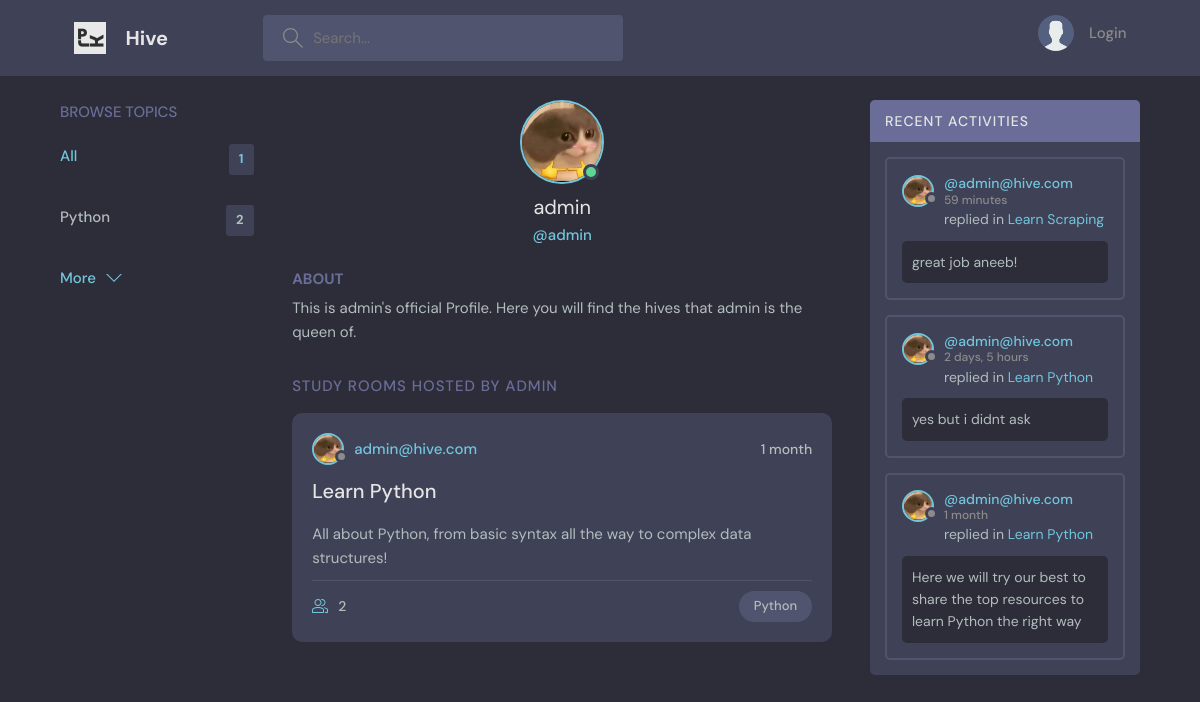
Page /user/1 on the committed database.
### home/models.py (models this page shows, shortened)
class Topic(models.Model):
  name = models.CharField(max_length=150)
  def __str__(self):
    return self.name

class User(AbstractUser):
  name = models.CharField(max_length=200, null=True)
  email = models.EmailField(unique=True, null=True)
  bio = models.TextField(null=True)
  avatar = models.ImageField(null=True, default='avatar.svg')
  USERNAME_FIELD = 'email'
  REQUIRED_FIELDS = []

class Hive(models.Model):
  creator = models.ForeignKey(User, on_delete=models.SET_NULL, null=True)
  topic = models.ForeignKey(Topic, on_delete=models.SET_NULL, null=True)
  buzz = models.CharField(max_length=150)
  details = models.TextField(null=True, blank=True)
  members = models.ManyToManyField(User, related_name='members', blank=True)
  updated = models.DateTimeField(auto_now=True) #auto timestamp
  created_at = models.DateTimeField(auto_now_add=True)
  class Meta:
    ordering = ['-updated', '-created_at']
  def __str__(self):
    return self.buzz

class Message(models.Model):
  user = models.ForeignKey(User, on_delete=models.CASCADE)
  hive = models.ForeignKey(Hive, on_delete=models.CASCADE) #delete all msgs with the room
  body = models.TextField()
  updated = models.DateTimeField(auto_now=True) #auto timestamp
  created_at = models.DateTimeField(auto_now_add=True)
  class Meta:
    ordering = ['-updated', '-created_at']

### home/views.py (the view)
# urls.py: path('user/<str:pk>', views.userProfile, name='user-profile'),
def userProfile(request, pk):
  user = User.objects.get(id=pk)
  hives = user.hive_set.all()
  topics = Topic.objects.filter(hive__in=hives).distinct()
  chats = user.message_set.all()
  context = {
    "user": user,
    "hives": hives,
    "topics": topics,
    "chats": chats,
  }
  return render(request, 'home/profile.html', context)

### home/templates/home/profile.html (shortened to what this page needs)
{% extends 'main.html' %}
{%block content%}
  <main class="profile-page layout layout--3">
    <div class="container">
      <div class="topics">
        {% include 'home/topic_comps.html' %}
      </div>
      <div class="roomList">
        <div class="profile">
          <div class="profile__avatar">
            <div class="avatar avatar--large active">
              <img src="{{user.avatar.url}}" />
            </div>
          </div>
          <div class="profile__info">
            <h3>{{user.username}}</h3>
            <p>@{{user.username}}</p>
          </div>
          <div class="profile__about">
            <h3>About</h3>
            <p>
              This is {{user.username}}'s official Profile. Here you will find the hives that {{user.username}} is the queen of.
            </p>
          </div>
        </div>
        <div class="roomList__header">
          <div>
            <h2>Study Rooms Hosted by {{user.username}}</a>
            </h2>
          </div>
        </div>
        {% include 'home/feed_comps.html' %}
      </div>
      <div class="activities">
        <div class="activities__header">
          <h2>Recent Activities</h2>
        </div>
        {% include 'home/activity_comps.html' %}
      </div>
    </div>
  </main>
  {% endblock content%}

### home/templates/home/topic_comps.html (shortened to what this page needs)
      <div class="topics">
        <div class="topics__header">
          <h2>Browse Topics</h2>
        </div>
        <ul class="topics__list">
          <li>
            <a href="{% url 'homepage' %}" class="active">All <span>{{topics.count}}</span></a>
          </li>
          {% for topic in topics %}
          <li>
            <a href="{% url 'homepage' %}?q={{ topic.name }}">{{ topic.name }} <span>{{ topic.hive_set.count }}</span></a>
          </li>
          {% endfor %}
        </ul>
        <a class="btn btn--link" href="topics.html">
          More
          <svg version="1.1" xmlns="http://www.w3.org/2000/svg" width="32" height="32" viewBox="0 0 32 32">
            <title>chevron-down</title>
            <path d="M16 21l-13-13h-3l16 16 16-16h-3l-13 13z"></path>
          </svg>
        </a>
      </div>

### home/templates/home/feed_comps.html (shortened to what this page needs)
{% for hive in hives %}
<div class="roomListRoom">
  <div class="roomListRoom__header">
    <a href="{%url 'user-profile' hive.creator.id %}" class="roomListRoom__author">
      <div class="avatar avatar--small">
        <img src="{{hive.creator.avatar.url}}" />
      </div>
      <span>{{hive.creator}}</span>
    </a>
    <div class="roomListRoom__actions">
      <span>{{hive.created_at | timesince}}</span>
    </div>
  </div>
  <div class="roomListRoom__content">
    <a href="{% url 'hive' hive.id%}">{{hive.buzz}}</a>
    <p>
      {{hive.details}}
    </p>
  </div>
  <div class="roomListRoom__meta">
    <a href="room.html" class="roomListRoom__joined">
      {{hive.members.count}}
    </a>
    <p class="roomListRoom__topic">{{hive.topic}}</p>
  </div>
</div>
{% endfor %}

### home/templates/home/activity_comps.html (shortened to what this page needs)
{% for chat in chats %}
<div class="activities__box">
  <div class="activities__boxHeader roomListRoom__header">
    <a href="{% url 'user-profile' chat.user.id%}" class="roomListRoom__author">
      <div class="avatar avatar--small">
        <img src="{{chat.user.avatar.url}}" />
      </div>
      <p>
        @{{chat.user}}
        <span>{{chat.created_at|timesince}}</span>
      </p>
    </a>
  </div>
  <div class="activities__boxContent">
    <p>replied in <a href="{% url 'hive' chat.hive.id %}">{{chat.hive}}</a></p>
    <div class="activities__boxRoomContent">
      {{chat.body}}
    </div>
  </div>
</div>
{% endfor %}

### rows in the picture
Topic: name "Python", hive_set.count "2"
User: avatar (picture), username "admin", username "ADMIN"
Hive: creator.avatar (picture), creator "admin@hive.com", created_at "1 month", buzz "Learn Python", details "All about Python, from basic syntax all the way to complex data structures!", members.count "2", topic "Python"
Message: user.avatar (picture), user "admin@hive.com", created_at "59 minutes", hive "Learn Scraping", body "great job aneeb!"
Message: user.avatar (picture), user "admin@hive.com", created_at "2 days, 5 hours", hive "Learn Python", body "yes but i didnt ask"
Message: user.avatar (picture), user "admin@hive.com", created_at "1 month", hive "Learn Python", body "Here we will try our best to share the top resources to learn Python the right way"

### other values in the picture
{{ topics.count }} "1"
